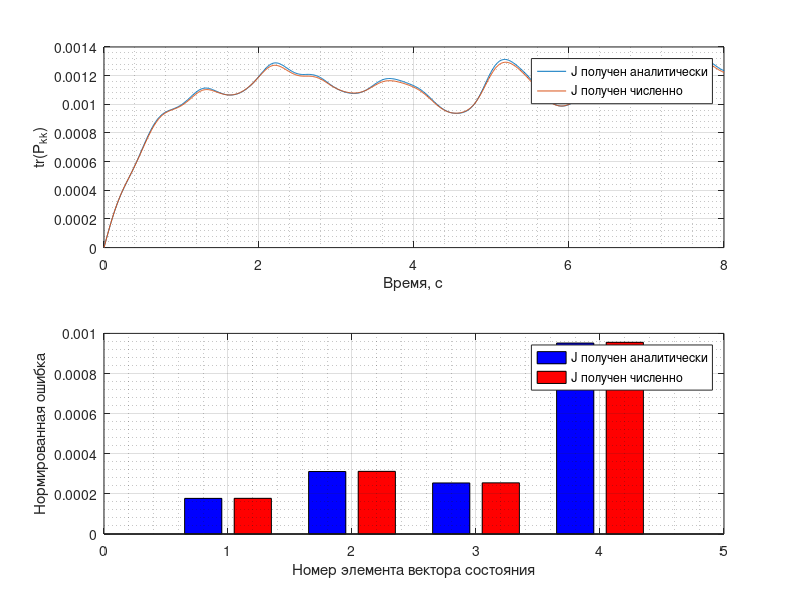

The MATLAB script that drew this image:
% clc
% clear all
% close all

t = load('t.mat').t;
X_rk4 = load('X_rk4.mat').X_rk4;
X_est_digital_Fk = load('X_est_digital_Fk.mat').X_est;
X_est_analy_Fk = load('X_est_analy_Fk.mat').X_est;
P_nrm_digital_Fk = load('P_nrm_digital_Fk.mat').P_nrm;
P_nrm_analy_Fk = load('P_nrm_analy_Fk.mat').P_nrm;

figure(6)
subplot(2,1,1)
plot(t, P_nrm_analy_Fk, t, P_nrm_digital_Fk)
xlabel('Время, с')
ylabel('tr(P_{kk})')
legend('J получен аналитически','J получен численно');
grid on 
grid minor
subplot(2,1,2)
bar([0.8,1.8,2.8,3.8], [norm(X_rk4(1,:)-X_est_analy_Fk(1,:)), norm(X_rk4(2,:)-X_est_analy_Fk(2,:))...
    norm(X_rk4(3,:)-X_est_analy_Fk(3,:)), norm(X_rk4(4,:)-X_est_analy_Fk(4,:))]/length(t),0.3,'b')
hold on
bar([1.2,2.2,3.2,4.2], [norm(X_rk4(1,:)-X_est_digital_Fk(1,:)), norm(X_rk4(2,:)-X_est_digital_Fk(2,:))...
    norm(X_rk4(3,:)-X_est_digital_Fk(3,:)), norm(X_rk4(4,:)-X_est_digital_Fk(4,:))]/length(t),0.3,'r')
xlabel('Номер элемента вектора состояния')
ylabel('Нормированная ошибка')
legend('J получен аналитически','J получен численно','location','best');
grid on 
grid minor
